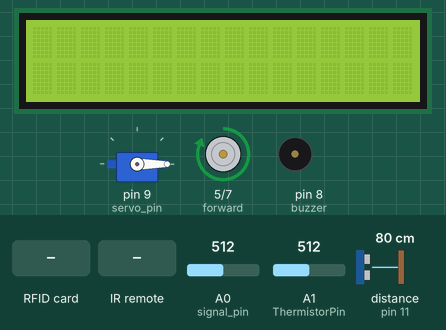
The program below on a simulated Arduino Mega 2560, built with avr-gcc and run on an emulated ATmega2560. Shown: 16×2 character LCD, servo, motor-driver pin pairs drawn as motors (green arrow = first pin HIGH = forward, orange = second pin HIGH = backward, longer = more drive), buzzer (waves = sounding). The inputs (shaded band) are chosen by the test bench; at power-on: A1 (ThermistorPin) = 512, distance to the obstacle (sensor on pin 11) 80 cm, A0 (signal_pin) = 512. The echo pulse lasts 58.3 µs per cm; what the program prints to the serial monitor is not drawn.

Above: at 1.4 s.
1.5 s: RFID card 5C 38 18 E0 held to the reader
At 3.0 s:
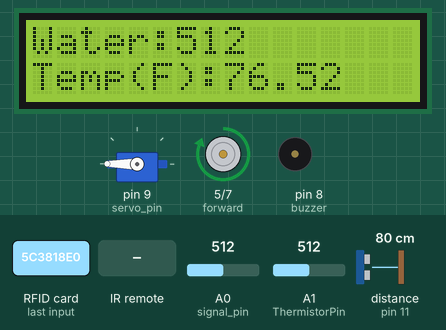
4.1 s: A1 (ThermistorPin) set to 571
At 5.2 s:
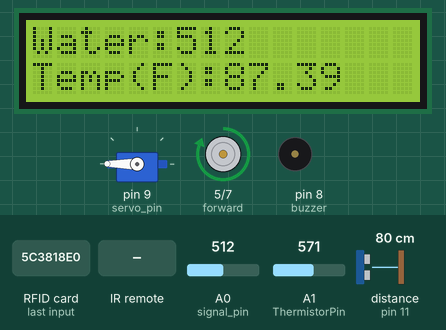
5.7 s: A1 (ThermistorPin) set to 596
At 6.8 s:
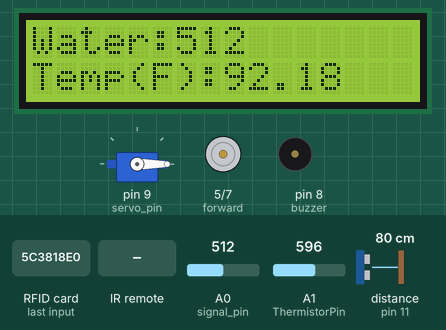
7.7 s: infrared code 0xF807FF00 received
At 8.31 s:
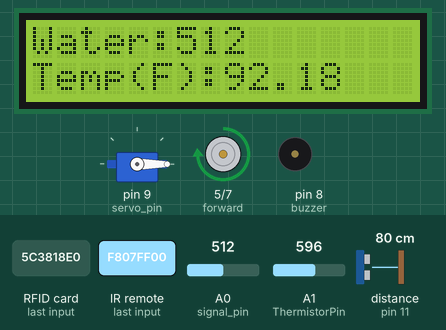
9.8 s: A1 (ThermistorPin) set to 511
At 11.1 s:
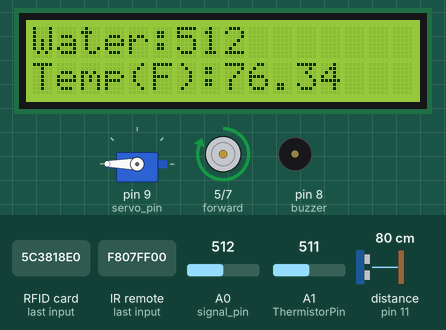
11.8 s: distance to the obstacle (sensor on pin 11) set to 29 cm
13.5 s: distance to the obstacle (sensor on pin 11) set to 23 cm
At 15.6 s:
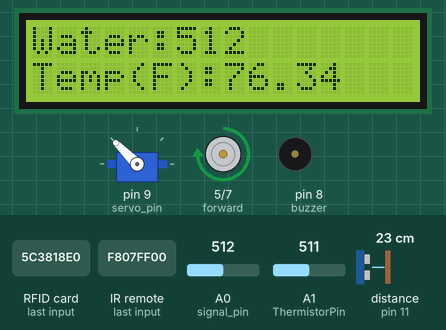
Timing chart, 0 to 16.9 s (numbered marks = the images above; inputs shaded):
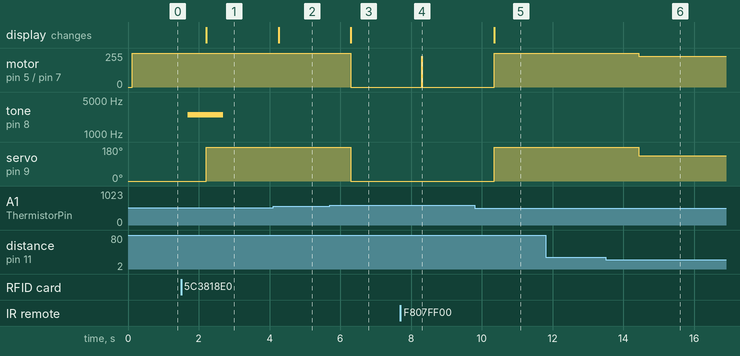

The program:

main.cpp
```cpp
#include <Arduino.h>
#include <Servo.h>
#include <RFID.h>
#include <IRremote.h>
#include <IRremoteInt.h>
#include <LiquidCrystal.h>
#define REMOTEPIN 2
#define UP 4127850240
#define DOWN 4161273600
#define ONE 4077715200
#define TWO 3877175040
#define THREE 2707357440
#define SS_PIN 53
#define RST_PIN 45

LiquidCrystal lcd(46,35,37,33,47,49);
MFRC522 mfrc522(SS_PIN , RST_PIN);

const int forward = 5;
const int backward = 7;
int time_delay=3000;
int val = 0;
int speed = 0;

int degree = 0;
int servo_pin = 9;
Servo servo;

int trigPin = 10;
int echoPin = 11;
long duration, cm, inches;

const int max = 255;
const int min = 100;
const int thresholdDistance = 20;
const int stopDistance = 10;
int current = max;

int power_pin = 4;
int signal_pin = A0;
int waterval = 0;

int ThermistorPin = A1;
int Vo;
float R1 = 10000;
float logR2, R2, T;
float c1 = 1.009249522e-03, c2 = 2.378405444e-04, c3 = 2.019202697e-07;
bool access = false;
const int buzzer = 8;


void go_forward(int speed){
  analogWrite(forward, speed);
}
void go_backward(){
  analogWrite(backward, 0);
}

void brake(){
  digitalWrite(forward, 0);
  digitalWrite(backward, 0);
}

IRrecv irrecv(REMOTEPIN);
void RemoteChange(){
    if (irrecv.decode()){
        if (irrecv.decodedIRData.decodedRawData == UP){
            // increase motor speed by 10%
            Serial.println("UP!");
            current += current * 0.10;
            if (current > max) { current = max;}
            go_forward(current);
            }

        if (irrecv.decodedIRData.decodedRawData == DOWN ){
            // decrease DC motor by 10
            Serial.println("Down");
            current -= current * 0.10;
            if (current < min) { current = min;}
            go_forward(current);

        }
      irrecv.resume();
    }

}

void setup() {

  lcd.begin(16,2);

  irrecv.enableIRIn();
  mfrc522.PCD_Init();
  servo.attach(servo_pin);
  servo.write(0);
  pinMode(buzzer, OUTPUT);

  pinMode(forward, OUTPUT);
  pinMode(backward, OUTPUT);
  digitalWrite(backward, 0);
  digitalWrite(forward, 1);

  pinMode(trigPin, OUTPUT);
  pinMode(echoPin, INPUT);
  pinMode(power_pin, OUTPUT);
  digitalWrite(power_pin, 0);

  SPI.begin();
  Serial.begin (9600);
  while (!access){
    access = rfid();
    delay(500);
   }
}

void loop() {

  RemoteChange();
  digitalWrite(power_pin, 1);
  delay(10);
  waterval = analogRead(signal_pin);
  digitalWrite(power_pin, 0);
  lcd.setCursor(0,0);
  lcd.print("Water:");
  lcd.print(waterval);

  Serial.println(waterval);


  Vo = analogRead(ThermistorPin);
  R2 = R1 * (1023.0 / (float)Vo - 1.0);
  logR2 = log(R2);
  T = (1.0 / (c1 + c2*logR2 + c3*logR2*logR2*logR2));
  T = T - 273.15;
  T = (T * 9.0)/ 5.0 + 32.0;
  lcd.setCursor(0,1);
  lcd.print("Temp(F):");
  lcd.print(T);

  Serial.println(T);

  if (waterval>=100 && T < 90){
    digitalWrite(trigPin, 0);
    delayMicroseconds(5);
    digitalWrite(trigPin, 1);
    delayMicroseconds(10);
    digitalWrite(trigPin, 0);


    pinMode(echoPin, INPUT);
    duration = pulseIn(echoPin, 1);

    cm = (duration/2) / 29.1;
    Serial.println(cm);
    if (cm > 25) {
      go_forward(255);
      go_backward();
      servo.write(180);
    } else if (cm > 20) {
      go_forward(150);
      go_backward();
      servo.write(135);
    } else if (cm > 15) {
      go_forward(100);
      go_backward();
      servo.write(90);
    } else {
      brake();
      servo.write(45);
    }
    delay(1000);
    }
  else{
    brake();
    servo.write(0);
    cm = 0;
    Serial.println(cm);
    delay(1000);
  }
}
```

DigitalPin.cpp
```cpp
#include <Arduino.h>
#include "DigitalPin.h"

DigitalPin::DigitalPin(int pin){
    _pin = pin;
    this->set_pin();
    this->set_output_mode();

}
void DigitalPin::set_off(){
    digitalWrite(_pin, LOW);
}
void DigitalPin::set_on(){
    digitalWrite(_pin, HIGH);
}


void DigitalPin::set_TCCRA(int val){
    switch (_pin){
        case 44:
            TCCR5A = val;
            break;
        case 11:
            TCCR1A = val;
            break;
        case 6:
            TCCR4A = val;
            break;
        case 5:
            TCCR3A = val;
            break;

    }
}

void DigitalPin::set_TCCRB(int val){ // WGM and CS values would change based on timer
    switch (_pin){
        case 44:
            TCCR5B = val;
            TCCR5B |= (1 << WGM52);
            TCCR5B |= (1 << CS52);
            break;
        case 11:
            TCCR1B = val;
            TCCR1B |= (1 << WGM12);
            TCCR1B |= (1 << CS12);
            break;
        case 6:
            TCCR4B = val;
            TCCR4B |= (1<<WGM42);
            TCCR4B |= (1<<CS42);
            break;
        case 5:
            TCCR3B = val;
            TCCR3B |= (1 << WGM32); //ctc mode
            TCCR3B |= (1<< CS32) | (0<< CS31) | (0<< CS30); // 256 prescalar
            break;

    }
}

void DigitalPin::set_TCNT(int val){
    switch (_pin){
        case 44:
            TCNT5 = val;
            break;
        case 11:
            TCNT1 = val;
            break;
        case 6:
            TCNT4 = val;
            break;
        case 5:
            TCNT3 = val;
            break;

    }
}
void DigitalPin::set_OCR(int val){
    switch (_pin){
        case 44:
            OCR5A = val;
            break;
        case 11:
            OCR1A = val;
            break;
        case 6:
            OCR4A = val;
            break;
        case 5:
            OCR3A = val;
            break;
    }
}

void DigitalPin::factor_OCR(int factor){
    switch (_pin){
        case 44:
            OCR5A /= factor;
            break;
        case 11:
            OCR1A /= factor;
            break;
        case 6:
            OCR4A /= factor;
            break;
        case 5:
            OCR3A /= factor;
            break;
    }
}

void DigitalPin::set_TIMSK(int val){
    if (val == 1){
        switch (_pin){
            case 44:
                TIMSK5 = 0;
                TIMSK5 |= (1<<OCIE0A);
                break;
            case 11:
                TIMSK1 = 0;
                TIMSK1 |= (1<<OCIE1A);
                break;
            case 6:
                TIMSK4 = 0;
                TIMSK4 |= (1<<OCIE4A);
                break;
            case 5:
                TIMSK3 = 0;
                TIMSK3 |= (1<<OCIE3A);
                break;

        }
    }
    if (val == 0){
        switch (_pin){
            case 44:
                TIMSK5 = 0;
                break;
            case 11:
                TIMSK1 = 0;
                break;
            case 6:
                TIMSK4 = 0;
                break;
            case 5:
                TIMSK3 = 0;
                break;

        }
    }
}


void DigitalPin::set_pin(){
    if (_pin == 5){
        _DDR = &DDRE;
        _PORT = &PORTE;
        _PIN = &PINE;
        _bits = (1 << (3));
    }
    else if (_pin == 6){
        _DDR = &DDRH;
        _PORT = &PORTH;
        _PIN = &PINH;
        _bits = (1 << (3));
    }
    else if (_pin == 11){
        _DDR = &DDRB;
        _PORT = &PORTB;
        _PIN = &PINB;
        _bits = (1 << (5));
    }
    else if (_pin == 44){
        _DDR = &DDRL;
        _PORT = &PORTL;
        _PIN = &PINL;
        _bits = (1 << (5));
    }
}

void DigitalPin::set_output_mode(){
    *(_DDR) |= _bits;
}
void DigitalPin::on(){
    *(_PORT) |= _bits;
}
void DigitalPin::off(){
    *(_PORT) &=  B00000000;
}
void DigitalPin::invert_pin(){
    *(_PIN) |= (_bits);
}
void DigitalPin::set_input_mode(){
    *(_DDR) &= ~(_bits);
}

void DigitalPin::set_ICR(){
    switch (_pin){
        case 6:
            TCCR4A = (1<<WGM41) | (1<<COM4A1);
            TCCR4B = (1<<WGM43) | (1<<CS40);
            ICR4 = 255;
            OCR4A = 0;
            TCNT4 = 0;
            break;
    }
}
void DigitalPin::set_duty_cycle(int val){
    switch (_pin){
        case 6:
            OCR4A = (val * 255) / 100;
            break;
    }
}
```

DigitalPin.h
```cpp
#ifndef DigitalPin_
#define DigitalPin_
#include <Arduino.h>

class DigitalPin
{
    public:

        DigitalPin(int pin);
        void set_TCCRA(int val);
        void set_TCCRB(int val);
        void set_TCNT(int val);
        void set_OCR(int val);
        void factor_OCR(int factor);
        void set_TIMSK(int val);
        void set_off();
        void set_on();

        void set_pin();
        void set_output_mode();
        void set_input_mode();
        void on();
        void off();
        void invert_pin();

        void set_ICR();
        void set_duty_cycle(int val);

    private:
        int _pin;
        volatile uint8_t* _PORT;
        uint8_t _bits;
        volatile uint8_t* _DDR;
        volatile uint8_t* _PIN;
};

#endif
```

RFID.cpp
```cpp
#include <RFID.h>


bool rfid(){

  if ( ! mfrc522.PICC_IsNewCardPresent())
  {
    return false;
  }

  if ( ! mfrc522.PICC_ReadCardSerial())
  {
    return false;
  }
  String content= "";
  for (byte i = 0; i < mfrc522.uid.size; i++)
  {

     content.concat(String(mfrc522.uid.uidByte[i] < 0x10 ? " 0" : " "));
     content.concat(String(mfrc522.uid.uidByte[i], HEX));
  }

  content.toUpperCase();
  if (content.substring(1) == "5C 38 18 E0")
  {
    tone(buzzer, 2500, 1000);
    return true;

  }

 else{
    Serial.println("0");
    Serial.println("0");
    Serial.println("0");
    tone(buzzer, 500, 1000);
    return false;

  }
}
```

RFID.h
```cpp
#ifndef RFID_
#define RFID_

#include <SPI.h>
#include <MFRC522.h>
#include <Arduino.h>

extern MFRC522 mfrc522;
extern const int buzzer;
bool rfid();

#endif 
```

Measured:
- the behaviour switches between 584 and 585 on A1 (ThermistorPin) (found by bisection; images 2 and 3)
- the behaviour switches between 26 and 25 cm on distance to the obstacle (sensor on pin 11) (found by bisection; images 5 and 6)
- after the input at 1.5 s, tone on pin 8 (buzzer): silent → 2500 Hz after 0.19 s, → silent 1.0 s later; servo on pin 9 (servo_pin): 0° → 180° after 0.71 s; the display: changes after 0.71 s (image 1)
- after the input at 4.1 s, the display: changes after 0.15 s (image 2)
- after the input at 5.7 s, motor on pin 5 (forward) / pin 7 (backward): forward 255/255 → stopped after 0.59 s; servo on pin 9 (servo_pin): 180° → 0° after 0.59 s; the display: changes after 0.59 s (image 3)
- after the input at 7.7 s, motor on pin 5 (forward) / pin 7 (backward): stopped → forward 229/255 after 0.61 s, → stopped 0.01 s later
- after the input at 9.8 s, motor on pin 5 (forward) / pin 7 (backward): stopped → forward 255/255 after 0.56 s; servo on pin 9 (servo_pin): 0° → 180° after 0.56 s; the display: changes after 0.56 s (image 5)
- after the input at 11.8 s, every drawn part: stays the same
- after the input at 13.5 s, motor on pin 5 (forward) / pin 7 (backward): forward 255/255 → forward 229/255 after 0.93 s; servo on pin 9 (servo_pin): 180° → 135° after 0.93 s
